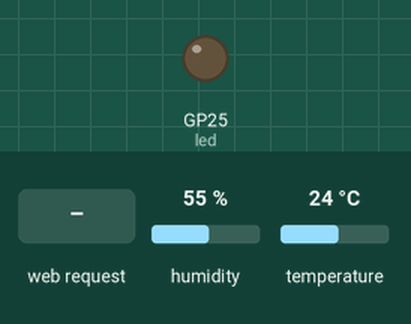
Recording of a program running on a simulated Raspberry Pi Pico running MicroPython. On the bench: output pins drawn as LEDs (lit = HIGH). The inputs (shaded band) are chosen by the test bench; at power-on: humidity 55 %, temperature 24 °C. WiFi joins after 1.5 s; values from a settings file that is not in the repository are placeholders; what the program prints to the serial console is not drawn.

Above: at 2.7 s.
2.8 s: HTTP request GET / received
At 4.1 s:
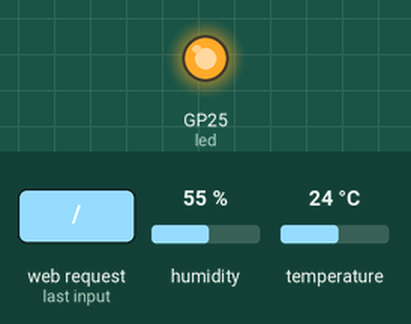
Timing chart, 0 to 5.8 s (numbered marks = the images above; inputs shaded):
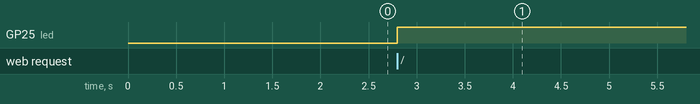

The program:

mainWSBU.py
```python
# class to handle WiFi conenction
import network
import socket
from NetworkCredentials import NetworkCredentials
from time import sleep
import machine
import dht
import rp2

rp2.country('US')
#setup on board LED
led = machine.Pin("LED", machine.Pin.OUT)
# setup PIN for DHT11
sensor = dht.DHT11(machine.Pin(28))

def read_dht(loopcnt):
  try:
    sleep(2)
    sensor.measure()
    temperature = sensor.temperature()
    humidity = sensor.humidity()
    tempF = temperature * (9/5) + 32.0
    print('Temperature: %3.1f F' %tempF)
    print('Humidity: %3.1f %%' %humidity)
    print(loopcnt)
    return tempF,humidity
  except OSError as e:
    print('Failed to read sensor.')

def new_web_page(temperature,humidity,loopcnt):
    html = """<html><head><meta http-equiv="refresh" content="5"><meta name="viewport" content="width=device-width, initial-scale=1">
  <link rel="icon" href="data:,"><style>body { text-align: center; font-family: "Helvetica", Arial;}
  table { border-collapse: collapse; width:55%; margin-left:auto; margin-right:auto; }
  th { padding: 12px; background-color: #87034F; color: white; }
  tr { border: 2px solid #000556; padding: 12px; }
  tr:hover { background-color: #bcbcbc; }
  td { border: none; padding: 14px; }
  .sensor { color:DarkBlue; font-weight: bold; background-color: #ffffff; padding: 1px;
  </style></head><body><h1>Paul's Pi Pico W Weather Station</h1>
  <table><tr><th>Parameters</th><th>Value</th></tr>
  <tr><td>Temperature</td><td><span class="sensor">""" + str(temperature) + """</span></td></tr>
  <tr><td>Humidity</td><td><span class="sensor">""" + str(humidity) + """</span></td></tr>
  <tr><td>Requests</td><td><span class="sensor">""" + str(loopcnt) + """</span></td></tr>

  </body></html>"""
    return html

def serve(connection):
    loopcnt=0
    while True:
        client = connection.accept()[0]
        request = client.recv(1024)
        request = str(request)
        led.value(1)
        try:
            request = request.split()[1]
        except IndexError:
            pass
        #if request == '/getinfo?':
        loopcnt +=1
        temperature, humidity = read_dht(loopcnt)
        html = new_web_page(temperature,humidity,loopcnt)
        client.send(html)
        client.close()
        sleep(60)
        led.value(0)

def open_socket(ip):
    # Open a socket
    address = (ip, 80)
    connection = socket.socket()
    connection.setsockopt(socket.SOL_SOCKET, socket.SO_REUSEADDR, 1)
    connection.bind(address)
    connection.listen(1)
    print(connection)
    return(connection)

class WiFiConnection:
    # class level vars accessible to all code
    status = network.STAT_IDLE
    ip = ""
    subnet_mask = ""
    gateway = ""
    dns_server = ""
    wlan = None

    def __init__(self):
        pass

    @classmethod
    def start_station_mode(cls, print_progress=False):
        # set WiFi to station interface
        cls.wlan = network.WLAN(network.STA_IF)
        # activate the network interface
        cls.wlan.active(True)
        # connect to wifi network
        cls.wlan.connect(NetworkCredentials.ssid, NetworkCredentials.password)
        cls.status = network.STAT_CONNECTING
        if print_progress:
            print("Connecting to Wi-Fi - please wait")
        max_wait = 20
        # wait for connection - poll every 0.5 secs
        while max_wait > 0:
            """
                0   STAT_IDLE -- no connection and no activity,
                1   STAT_CONNECTING -- connecting in progress,
                -3  STAT_WRONG_PASSWORD -- failed due to incorrect password,
                -2  STAT_NO_AP_FOUND -- failed because no access point replied,
                -1  STAT_CONNECT_FAIL -- failed due to other problems,
                3   STAT_GOT_IP -- connection successful.
            """
            if cls.wlan.status() < 0 or cls.wlan.status() >= 3:
                # connection attempt finished
                break
            max_wait -= 1
            sleep(0.5)

        # check connection
        cls.status = cls.wlan.status()
        if cls.wlan.status() != 3:
            # No connection
            if print_progress:
                print("Connection Failed")
            return False
        else:
            # connection successful
            config = cls.wlan.ifconfig()
            cls.ip = config[0]
            cls.subnet_mask = config[1]
            cls.gateway = config[2]
            cls.dns_server = config[3]
            if print_progress:
                print('ip = ' + str(cls.ip))
            return True, cls.ip
try:
    status , ip = WiFiConnection.start_station_mode(True)
    print (status , ip)
    if not status:
    #if not WiFiConnection.start_station_mode(True):
         raise RuntimeError('network connection failed')
    connection = open_socket(ip)
    serve(connection)
except KeyboardInterrupt:
    machine.reset()
```

Measured:
- after the input at 2.8 s, GP25 (led): LOW → HIGH at once
